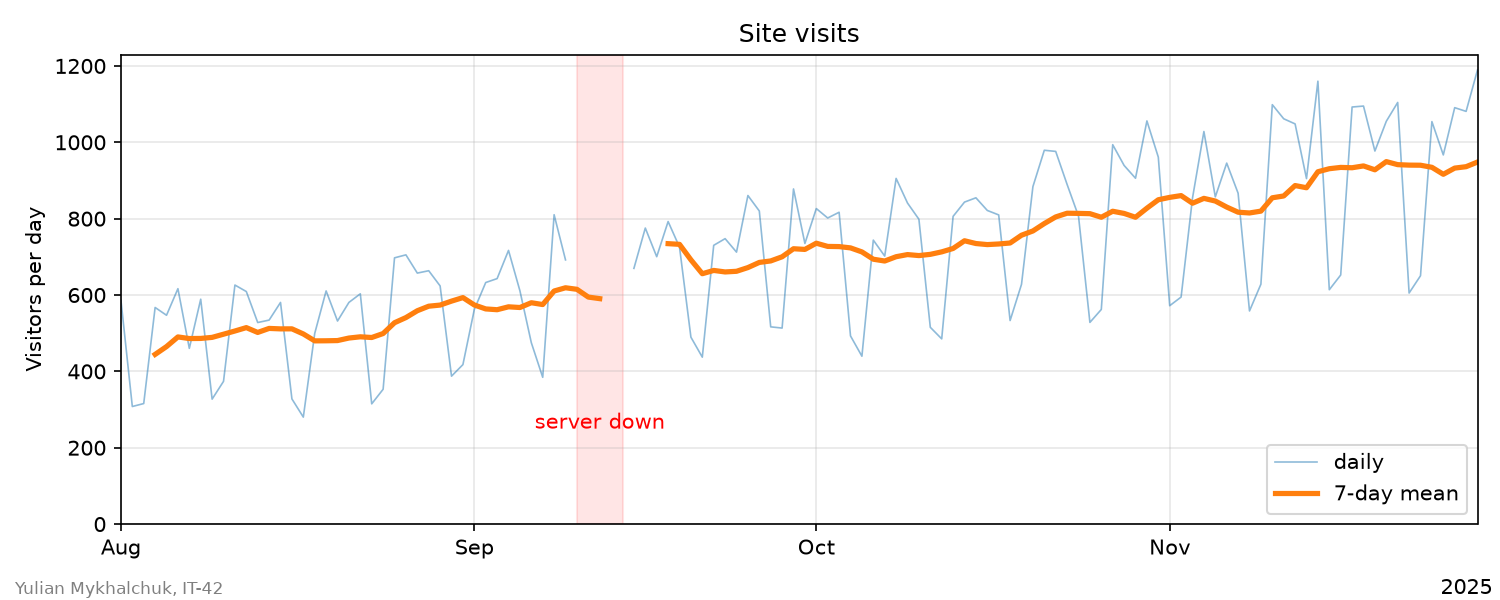

The Python source for this figure:
import numpy as np
import pandas as pd
import matplotlib.pyplot as plt
import matplotlib.dates as mdates

STUDENT_NAME = "Yulian Mykhalchuk"
STUDENT_GROUP = "IT-42"

rng = np.random.default_rng(38)

dates = pd.date_range("2025-08-01", periods=120, freq="D")
day = np.arange(120)

visits = 500 + 5 * day + rng.normal(0, 60, size=120)
visits[dates.dayofweek >= 5] *= 0.6

visits[40:45] = np.nan

series = pd.Series(visits, index=dates)
mean_7 = series.rolling(window=7, min_periods=4).mean()

fig, ax = plt.subplots(figsize=(10, 4))

ax.plot(dates, visits, linewidth=0.8, alpha=0.5, label="daily")
ax.plot(dates, mean_7, linewidth=2.5, label="7-day mean")

ax.axvspan(
    dates[40],
    dates[44],
    color="red",
    alpha=0.1
)

ax.text(
    dates[42],
    250,
    "server down",
    color="red",
    ha="center"
)

ax.set_title("Site visits")
ax.set_ylabel("Visitors per day")

ax.xaxis.set_major_locator(mdates.MonthLocator())
ax.xaxis.set_major_formatter(mdates.DateFormatter("%b"))

ax.set_xlim(dates[0], dates[-1])
ax.set_ylim(0, 1230)

ax.grid(True, alpha=0.3)
ax.legend(loc="lower right")

fig.text(
    0.01,
    0.01,
    f"{STUDENT_NAME}, {STUDENT_GROUP}",
    fontsize=8,
    color="gray"
)

fig.text(0.995, 0.01, "2025", ha="right")

fig.tight_layout(rect=[0, 0.03, 1, 1])
fig.savefig("task_2.png", dpi=150)

plt.show()
